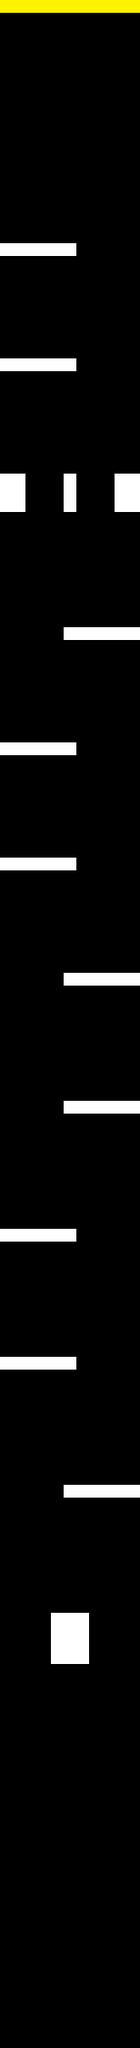

The image is a tile-based game level rendered from a .tmx file. Its description and source (layers, tilesets, objects; grid data summarised) follow:
An orthogonal 11x160 tile map with 16x16 px tiles, 2 tile layers (background, graphics), 3 tilesets and 15 objects.

<map version="1.0" orientation="orthogonal" renderorder="right-down" width="11" height="160" tilewidth="16" tileheight="16" nextobjectid="137">
 <tileset firstgid="1" name="black" tilewidth="16" tileheight="16" tilecount="1" columns="1">
  <image source="black.png" width="16" height="16" />
 </tileset>
 <tileset firstgid="2" name="white" tilewidth="16" tileheight="16" tilecount="1" columns="1">
  <image source="white.png" width="16" height="16" />
 </tileset>
 <tileset firstgid="3" name="yellow" tilewidth="16" tileheight="16" tilecount="1" columns="1">
  <image source="yellow.png" width="16" height="16" />
 </tileset>
 <layer name="background" width="11" height="160">
  <data>[1760 cells, 1760 non-empty, 1 distinct tile ids]</data>
 </layer>
 <layer name="graphics" width="11" height="160">
  <data>[1760 cells, 98 non-empty, 2 distinct tile ids]</data>
 </layer>
 <objectgroup name="walls">
  <object id="118" x="64" y="2016" width="48" height="64" />
  <object id="120" x="0" y="304" width="96" height="16" />
  <object id="122" x="0" y="448" width="96" height="16" />
  <object id="124" x="0" y="592" width="32" height="48" />
  <object id="125" x="80" y="592" width="16" height="48" />
  <object id="126" x="144" y="592" width="32" height="48" />
  <object id="127" x="80" y="784" width="96" height="16" />
  <object id="128" x="0" y="928" width="96" height="16" />
  <object id="130" x="0" y="1072" width="96" height="16" />
  <object id="131" x="80" y="1216" width="96" height="16" />
  <object id="132" x="80" y="1376" width="96" height="16" />
  <object id="133" x="0" y="1536" width="96" height="16" />
  <object id="134" x="0" y="1696" width="96" height="16" />
  <object id="135" x="80" y="1856" width="96" height="16" />
 </objectgroup>
 <objectgroup name="gameover">
  <object id="119" x="0" y="0" width="176" height="16" />
 </objectgroup>
</map>
